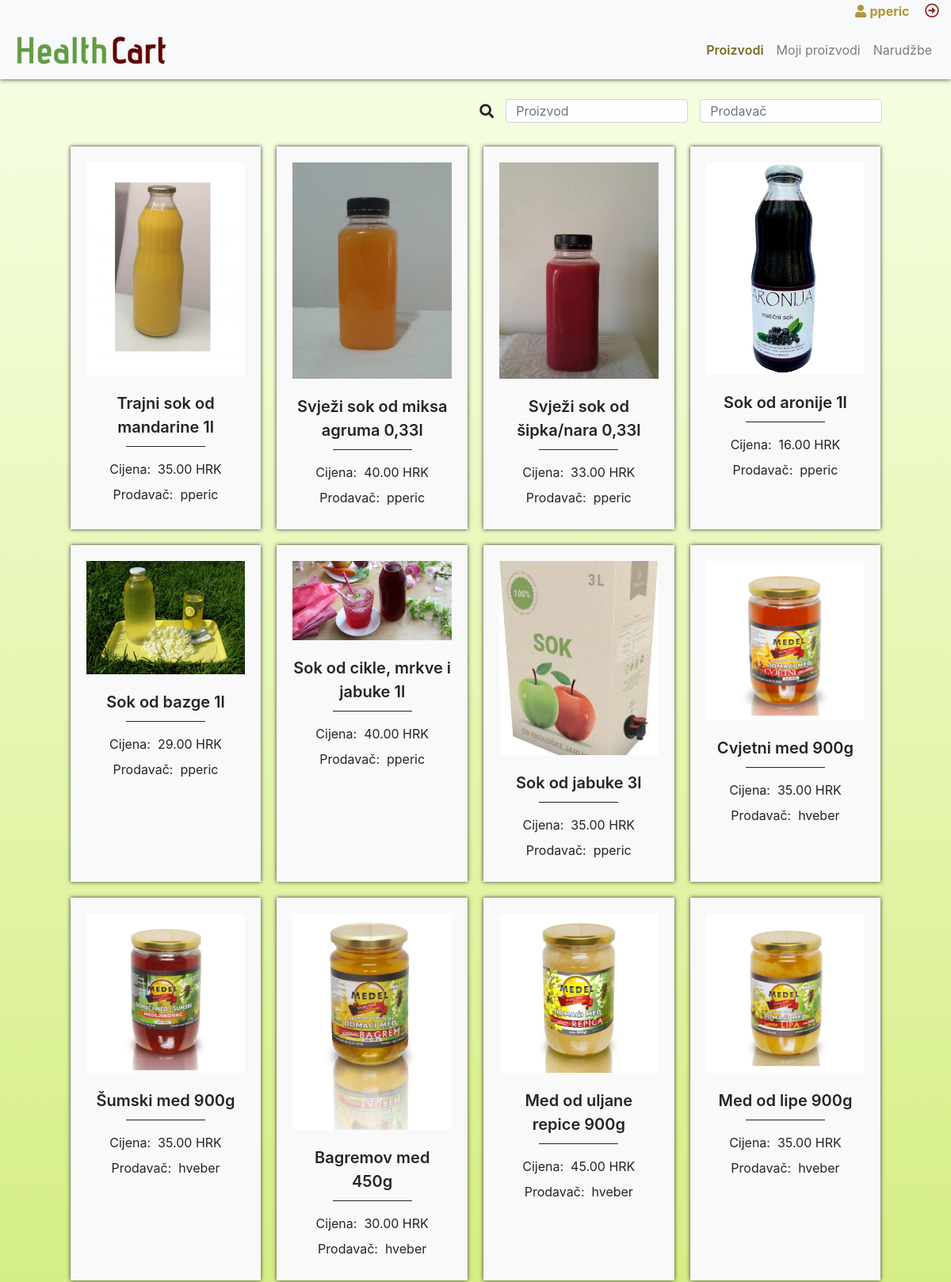
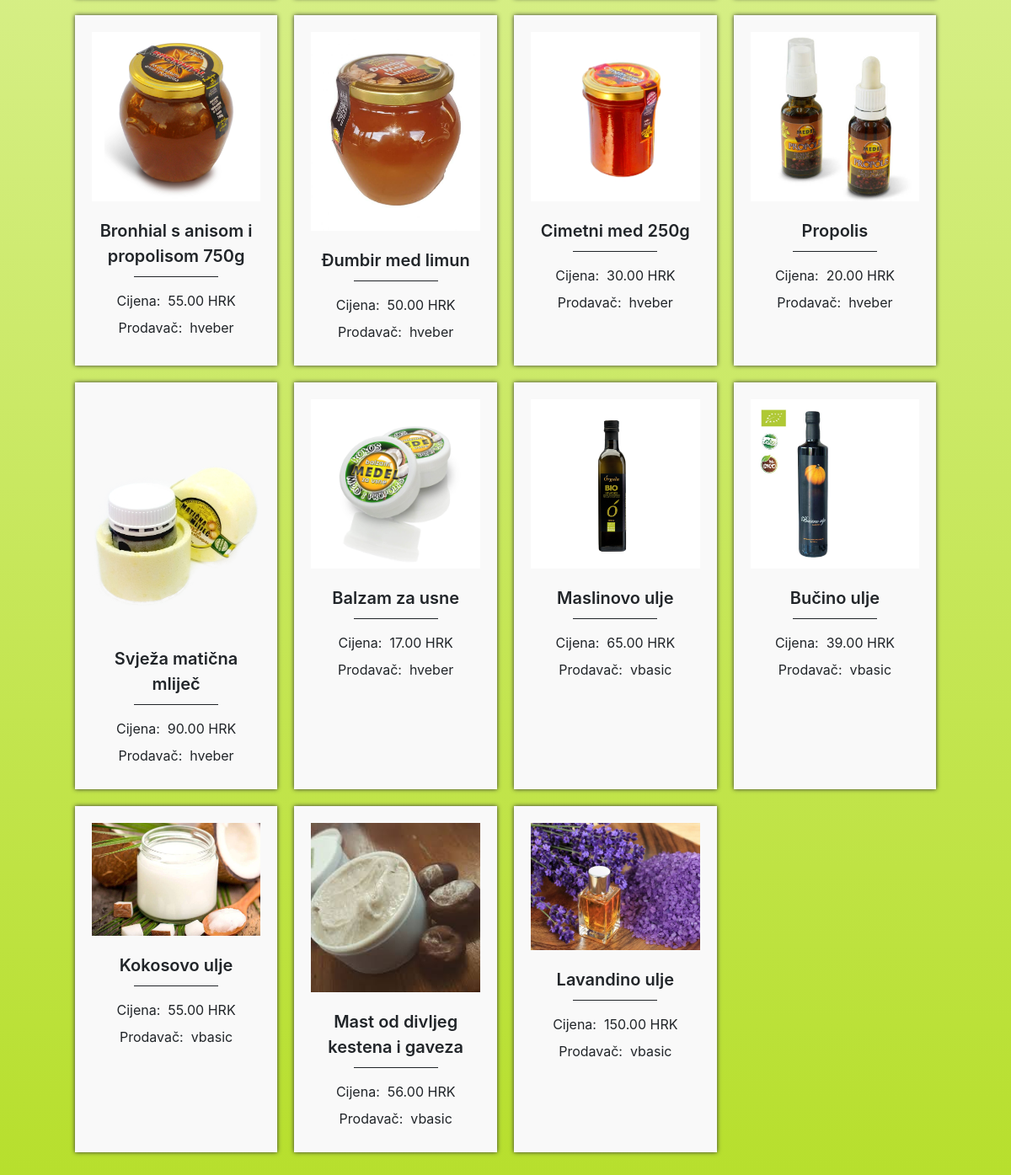
Page /dashboard.php (signed in) on the committed database (2 pictures, top to bottom).
### tables this page shows
CREATE TABLE `products` (
  `id` int(11) NOT NULL,
  `naziv` varchar(255) NOT NULL,
  `slika` varchar(255) DEFAULT NULL,
  `proizvodac_id` int(11) NOT NULL,
  `cijena` decimal(10,2) NOT NULL,
  `created_at` datetime DEFAULT CURRENT_TIMESTAMP
);

CREATE TABLE `users` (
  `id` int(10) NOT NULL,
  `username` varchar(50) NOT NULL,
  `email` varchar(255) NOT NULL,
  `password` varchar(255) NOT NULL,
  `address` varchar(255) NOT NULL,
  `role_id` int(10) UNSIGNED DEFAULT '1',
  `created_at` datetime DEFAULT CURRENT_TIMESTAMP
);

### dashboard.php (the view, shortened to what this page needs)
<?php
require_once "config.php";
?>
<!DOCTYPE html>
<html lang="en">
<head>
    <?php include 'head.php'; ?>
</head>
<body class="dashboard">
    <div class="fixed-row">
        <div class="row logged-user text-right">
            <div class="col-12">
                <a href="<?php echo ROOT_URL; ?>edit-profil.php" class="logged-user-profil">
                    <i class="fas fa-user"></i> <strong><?php echo htmlspecialchars($_SESSION["username"]); ?></strong>
                </a>
                <a href="<?php echo ROOT_URL; ?>logout.php" class="logged-user-logout">
                    <i class="far fa-arrow-alt-circle-right"></i>
                </a>
            </div>
        </div>
        <nav class="navbar navbar-expand-lg navbar-light bg-light">
            <a class="navbar-brand" href="<?php echo ROOT_URL; ?>dashboard.php">
                <img class="logo-img" src="<?php echo ROOT_URL; ?>img/opg-logo.png">
            </a>
            <div class="collapse navbar-collapse" id="navbarNav">
                <ul class="navbar-nav ml-auto">
                    <li class="nav-item active">
                        <a class="nav-link" href="<?php echo ROOT_URL; ?>dashboard.php">Proizvodi</a>
                    </li>
                    <?php if($_SESSION['role'] == 1){ ?>
                        <li class="nav-item">
                            <a class="nav-link" href="<?php echo ROOT_URL; ?>own-products.php">Moji proizvodi</a>
                        </li>
                    <?php } ?>
                    <?php if($_SESSION['role'] == 1){ ?>
                        <li class="nav-item">
                            <a class="nav-link" href="<?php echo ROOT_URL; ?>orders-received.php">Narudžbe</a>
                        </li>
                    <?php }else{ ?>
                        <li class="nav-item">
                            <a class="nav-link" href="<?php echo ROOT_URL; ?>orders.php">Narudžbe</a>
                        </li>
                    <?php } ?>
                </ul>
            </div>
        </nav>
    </div>
    <div class="row page-content">
        <div class="col-12">
            <div class="row filter-row">
                <div class="col-11 m-auto">
                    <i class="fas fa-search ml-auto"></i>
                    <div class="form-group">
                        <input type="text" class="form-control" id="search-proizvod" placeholder="Proizvod">
                    </div>
                    <div class="form-group">
                        <input type="text" class="form-control" id="search-prodavac" placeholder="Prodavač">
                    </div>
                </div>
            </div>
            <div class="row content-container">
                <div class="col-11 m-auto">
                    <div class="row product-results">
                        <div class="col-12 padding0 products-for-order <?php if(isset($_SESSION["temp_products"]) && count($_SESSION["temp_products"]) != 0) echo 'active-order-preview'; ?>">
                            <div class="row">
                                <?php
                                    $sql = "SELECT users.*, products.*, products.id as product_id FROM products INNER JOIN users ON products.proizvodac_id = users.id";
                                    $stmt = $pdo->prepare($sql);
                                    $stmt->execute();
                                    $products = $stmt->fetchAll();
                                    if(count($products) != 0){
                                        foreach($products as $key => $product) {
                                ?>
                                            <div class="product col-12 col-sm-3 text-center" data-p="<?php echo $product['id']; ?>">
                                                <div class="row product-img">
                                                    <img src="<?php echo ROOT_URL.'/img/products/'.$product['slika'] ?>" alt="<?php echo htmlspecialchars($product['naziv']); ?>" title="<?php echo htmlspecialchars($product['naziv']); ?>">
                                                </div>
                                                <div class="row product-title">
                                                    <p><?php echo htmlspecialchars($product['naziv']); ?></p>
                                                </div>
                                                <div class="row product-price">
                                                    <label>Cijena: &nbsp;</label>
                                                    <span data-price="<?php echo $product['cijena']; ?>"><?php echo $product['cijena']; ?> HRK</span>
                                                </div>
                                                <div class="row product-prodavac">
                                                    <label>Prodavač: &nbsp;</label>
                                                    <span data-prodavac-id="<?php echo $product['proizvodac_id']; ?>" data-prodavac="<?php echo $product['username']; ?>"><?php echo $product['username']; ?></span>
                                                </div>
                                            </div>
                                <?php
                                        }
                                    }else{
                                        echo '<div class="col-12 text-center">Trenutno nema proizvoda</div>';
                                    }
                                ?>
                            </div>
                        </div>
                    </div>
                </div>
            </div>
        </div>
    </div>
</body>
</html>

### head.php (shortened to what this page needs)
<link rel="stylesheet" type="text/css" href="css/bootstrap.min.css">
<link rel="stylesheet" type="text/css" href="css/style.css">
<link rel="stylesheet" type="text/css" href="css/all.css">

### css/style.css (style rules this page uses)
* { outline: unset !important; }
a { color: #ae9638; text-decoration: none; background-color: transparent; }
.padding0 { padding: 0; }
.row { margin: 0; }
.logo-img { max-width: 200px; display: block; }
body.dashboard { background: #f8ffe8; background: -moz-linear-gradient(top, #f8ffe8 0%, #e3f5ab 33%, #b7df2d 100%); background: -webkit-linear-gradient(top, #f8ffe8 0%,#e3f5ab 33%,#b7df2d 100%); background: linear-gradient(to bottom, #f8ffe8 0%,#e3f5ab 33%,#b7df2d 100%); filter: progid:DXImageTransform.Microsoft.gradient( startColorstr='#f8ffe8', endColorstr='#b7df2d',GradientType=0 ); }
.fixed-row { background-color: #f8f9fa !important; position: fixed; top: 0; width: 100%; box-shadow: 0 0 6px #333; z-index: 10; }
.logged-user-profil { margin-right: 15px; }
.logged-user-logout { color: #8e2525; font-size: 18px; }
.navbar-light .navbar-nav .active > .nav-link { color: #7a6926; font-weight: 600; }
.form-control { height: 30px; }
.page-content { margin-top: 125px; min-height: calc(100vh - 83px); }
.page-content .filter-row .col-11 { display: flex; align-items: center; padding: 0 23px; }
.page-content .filter-row .fa-search { font-size: 18px; }
.page-content .filter-row .form-group { margin-bottom: 0; margin-left: 15px; width: 230px; }
.content-container { padding: 20px 0; }
.product { background: #f9f9f9; margin: 10px; flex: 0 0 calc(25% - 20px); max-width: calc(25% - 20px); padding: 20px 0; box-shadow: 0 0 5px #333; }
.product > .row { padding: 0 20px; }
.product > .row.product-title p { width: 100%; text-align: center; font-size: 20px; font-weight: 600; padding-bottom: 10px; position: relative; }
.product > .row.product-title p::before { content: ''; display: block; position: absolute; bottom: 0; width: 50%; left: 25%; border-top: 1px solid #212529; }
.product > .row.product-img { margin-bottom: 20px; max-height: 273px; overflow: hidden; }
.product > .row.product-img img { transition: 0.3s ease-in-out; margin: 0 auto; width: 100%; }
.product > .row.product-price label, .product > .row.product-prodavac label { margin-left: auto; }
.product > .row.product-price span, .product > .row.product-prodavac span { margin-right: auto; }

### css/all.css (style rules this page uses)
.fa, .fas, .far, .fal, .fad, .fab { -moz-osx-font-smoothing: grayscale; -webkit-font-smoothing: antialiased; display: inline-block; font-style: normal; font-variant: normal; text-rendering: auto; line-height: 1; }
.fa-arrow-alt-circle-right:before { content: "\f35a"; }
.fa-search:before { content: "\f002"; }
.fa-user:before { content: "\f007"; }
.far { font-family: 'Font Awesome 5 Free'; font-weight: 400; }
.fa, .fas { font-family: 'Font Awesome 5 Free'; font-weight: 900; }

### rows in the picture
products: slika (picture), naziv "Trajni sok od mandarine 1l", cijena "35.00", proizvodac.username "pperic"
products: slika (picture), naziv "Svježi sok od miksa agruma 0,33l", cijena "40.00", proizvodac.username "pperic"
products: slika (picture), naziv "Svježi sok od šipka/nara 0,33l", cijena "33.00", proizvodac.username "pperic"
products: slika (picture), naziv "Sok od aronije 1l", cijena "16.00", proizvodac.username "pperic"
products: slika (picture), naziv "Sok od bazge 1l", cijena "29.00", proizvodac.username "pperic"
products: slika (picture), naziv "Sok od cikle, mrkve i jabuke 1l", cijena "40.00", proizvodac.username "pperic"
products: slika (picture), naziv "Sok od jabuke 3l", cijena "35.00", proizvodac.username "pperic"
products: slika (picture), naziv "Cvjetni med 900g", cijena "35.00", proizvodac.username "hveber"
products: slika (picture), naziv "Šumski med 900g", cijena "35.00", proizvodac.username "hveber"
products: slika (picture), naziv "Bagremov med 450g", cijena "30.00", proizvodac.username "hveber"
products: slika (picture), naziv "Med od uljane repice 900g", cijena "45.00", proizvodac.username "hveber"
products: slika (picture), naziv "Med od lipe 900g", cijena "35.00", proizvodac.username "hveber"
products: slika (picture), naziv "Bronhial s anisom i propolisom 750g", cijena "55.00", proizvodac.username "hveber"
products: slika (picture), naziv "Đumbir med limun", cijena "50.00", proizvodac.username "hveber"
products: slika (picture), naziv "Cimetni med 250g", cijena "30.00", proizvodac.username "hveber"
products: slika (picture), naziv "Propolis", cijena "20.00", proizvodac.username "hveber"
products: slika (picture), naziv "Svježa matična mliječ", cijena "90.00", proizvodac.username "hveber"
products: slika (picture), naziv "Balzam za usne", cijena "17.00", proizvodac.username "hveber"
products: slika (picture), naziv "Maslinovo ulje", cijena "65.00", proizvodac.username "vbasic"
products: slika (picture), naziv "Bučino ulje", cijena "39.00", proizvodac.username "vbasic"
products: slika (picture), naziv "Kokosovo ulje", cijena "55.00", proizvodac.username "vbasic"
products: slika (picture), naziv "Mast od divljeg kestena i gaveza", cijena "56.00", proizvodac.username "vbasic"
products: slika (picture), naziv "Lavandino ulje", cijena "150.00", proizvodac.username "vbasic"

### other values in the picture
$_SESSION["username"] "pperic"
